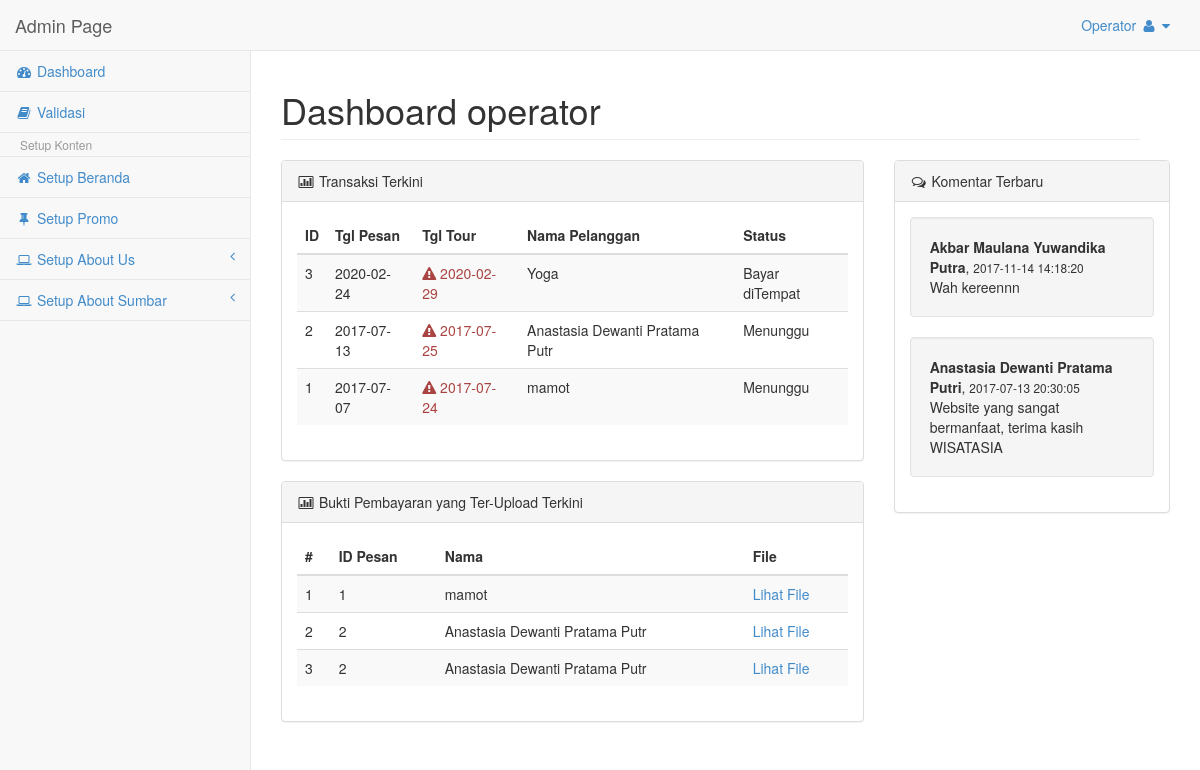
Page /Admin/home.php (signed in) on the committed database.
### tables this page shows
CREATE TABLE IF NOT EXISTS `tbl_pesan` (
  `id_pesan` int(11) NOT NULL AUTO_INCREMENT,
  `id_user` int(11) NOT NULL,
  `id_paket` int(11) NOT NULL,
  `id_hotel` int(11) NOT NULL,
  `tgl_pesan` date NOT NULL,
  `tgl_tour` date NOT NULL,
  `status` char(2) NOT NULL DEFAULT 'S1',
  PRIMARY KEY (`id_pesan`)
);

CREATE TABLE IF NOT EXISTS `tbl_user` (
  `id_user` int(11) NOT NULL AUTO_INCREMENT,
  `nama_user` varchar(30) NOT NULL,
  `email_user` varchar(50) NOT NULL,
  `tipe_id` varchar(20) NOT NULL,
  `no_id` varchar(30) NOT NULL,
  `no_hp` varchar(14) NOT NULL,
  `no_rek` varchar(50) NOT NULL,
  `nama_rek` varchar(50) NOT NULL,
  `username` varchar(30) NOT NULL,
  `password` varchar(12) NOT NULL,
  `tgl_lahir` varchar(30) NOT NULL,
  `jekel` varchar(1) NOT NULL,
  `alamat` text NOT NULL,
  PRIMARY KEY (`id_user`),
  KEY `id_user` (`id_user`)
);

CREATE TABLE IF NOT EXISTS `tbl_bukti` (
  `id_bukti` int(11) NOT NULL AUTO_INCREMENT,
  `id_pesan` int(11) NOT NULL,
  `file` text NOT NULL,
  PRIMARY KEY (`id_bukti`)
);

CREATE TABLE IF NOT EXISTS `komentar` (
  `id_komentar` int(11) NOT NULL AUTO_INCREMENT,
  `nama` varchar(50) NOT NULL,
  `komentar` text NOT NULL,
  `waktu` datetime NOT NULL,
  PRIMARY KEY (`id_komentar`)
);

### Admin/home.php (the view, shortened to what this page needs)
<?php session_start();
if(isset($_SESSION['user_admin'])){
	$level		=$_SESSION['level'];
?>
<!DOCTYPE html>
<html>
<head>
    <link href="css/bootstrap.min.css" rel="stylesheet">
    <link href="font-awesome/css/font-awesome.css" rel="stylesheet">
    <link href="css/plugins/morris/morris-0.4.3.min.css" rel="stylesheet">
    <link href="css/plugins/timeline/timeline.css" rel="stylesheet">
    <link href="css/sb-admin.css" rel="stylesheet">
</head>
<body>
    <div id="wrapper">
		<?php
			if($level=='admin'){
				include"nav.php";
			}else if($level=='operator'){
				include"nav_operator.php";
			}else{
				echo "Anda tidak punya hak access!! Hayoo!! Siapa Anda??";
			}
		?>
        <div id="page-wrapper">
        	<div class="row col-lg-12">
            	<h1 class="page-header">Dashboard <?php echo $level; ?></h1>
            </div>
            <div class="row">
            <div class="col-lg-8">
            <div class="panel panel-default">
            	<div class="panel-heading">
                	<i class="fa fa-bar-chart-o fa-fw"></i> Transaksi Terkini
                </div>
                <div class="panel-body">
                	<div class="table-responsive">
                        <table class="table table-hover table-striped" id="dataTables-transaksi">
                            <thead>
                                <tr>
                                    <th class="text-left">ID</th>
                                    <th class="text-left">Tgl Pesan</th>
                                    <th class="text-left">Tgl Tour</th>
                                    <th class="text-left">Nama Pelanggan</th>
                                    <th class="text-left">Status</th>
                                </tr>
                            </thead>
                            <tbody>
                            <?php
                                $comot=mysql_query("SELECT * FROM tbl_pesan, tbl_paket, tbl_hotel, tbl_user WHERE tbl_pesan.id_user=tbl_user.id_user AND tbl_pesan.id_paket=tbl_paket.id_paket AND tbl_pesan.id_hotel=tbl_hotel.id_hotel ORDER BY tgl_pesan DESC LIMIT 5");
                                while($isi_tbl=mysql_fetch_array($comot))
                                {
                                $total_harga	=$isi_tbl['harga_paket']+$isi_tbl['harga'];
                                $now= date("Y-m-d");
                            ?>
                                <tr>
                                    <td><?php echo $isi_tbl['id_pesan'] ?></td>
                                    <td><?php echo $isi_tbl['tgl_pesan']; ?></td>
                                    <td><?php
                                    if($isi_tbl['tgl_tour']<$now){
                                        $txtS="Kadaluarsa!!";
                                        echo "<div class='tooltip-demo'><span data-toggle='tooltip' data-placement='top' title='".$txtS."'><div class='text-danger'><i class='fa fa-warning'></i>&nbsp".$isi_tbl['tgl_tour']."</div></span></div>";
                                    }else{
                                        echo $isi_tbl['tgl_tour'];
                                    }?></td>
                                    <td><?php echo $isi_tbl['nama_user']; ?></td>
                                    <td><div class="tooltip-demo"><span data-toggle="tooltip" data-placement="top"
                                        title="Total Harga <?php echo $total_harga; ?> IDR">
                                        <?php
                                        if($isi_tbl['status']=='S1'){
                                            $stat="Menunggu";
                                        }else if($isi_tbl['status']=='S2'){
                                            $stat="Lunas";
                                        }else if($isi_tbl['status']=='S3'){
                                            $stat="Bayar diTempat";
                                        }else if($isi_tbl['status']=='S4'){
                                            $stat="Telah Tour";
                                        }else{
                                            $stat="";
                                        }
                                        echo $stat;
                                        ?></span></div>
                                    </td>
                                </tr>
                            <?php
                                }
                            ?>
                            </tbody>
                        </table>
                	</div>
                </div>
            </div>
			<div class="panel panel-default">
            	<div class="panel-heading">
                	<i class="fa fa-bar-chart-o fa-fw"></i> Bukti Pembayaran yang Ter-Upload Terkini
                </div>
                <div class="panel-body">
                	<div class="table-responsive">
                        <table class="table table-hover table-striped" id="dataTables-transaksi">
                            <thead>
                                <tr>
                                    <th class="text-left">#</th>
                                    <th class="text-left">ID Pesan</th>
                                    <th class="text-left">Nama</th>
                                    <th class="text-left">File</th>
                                </tr>
                            </thead>
                            <tbody>
                            <?php
								$no=1;
                                $comot_bukti=mysql_query("SELECT * FROM tbl_bukti, tbl_pesan, tbl_user WHERE
													tbl_bukti.id_pesan	= tbl_pesan.id_pesan AND
													tbl_pesan.id_user	= tbl_user.id_user");
                                while($isi_bukti=mysql_fetch_array($comot_bukti)) {
                            ?>
                                <tr>
                                    <td><?php echo $no++ ?></td>
                                    <td><?php echo $isi_bukti['id_pesan']; ?></td>
                                    <td><?php echo $isi_bukti['nama_user']; ?></td>
                                    <td><a href="../images/<?php echo $isi_bukti['file'];?>" target="_blank">Lihat File</a></td>
                                </tr>
                            <?php
                                }
                            ?>
                            </tbody>
                        </table>
                	</div>
                </div>
            </div>
            </div>
            <div class="col-lg-4">
            <div class="panel panel-default">
            	<div class="panel-heading">
                	<i class="fa fa-comments-o fa-fw"></i> Komentar Terbaru
                </div>
                <div class="panel-body">
                   	<?php
					$comot_comen=mysql_query("SELECT * FROM komentar ORDER BY waktu DESC LIMIT 3");
					while($isi_comen=mysql_fetch_array($comot_comen))
					{ ?>
					<div class="well">
						<b><?php echo $isi_comen['nama']; ?></b>, <small><?php echo $isi_comen['waktu']; ?></small><br />
						<?php echo $isi_comen['komentar']; ?>
					</div>
					<?php
              		 }?>
                </div>
            </div>
            </div>
			<div class="col-lg-8">
            </div>
            </div>
        </div>
    </div>
</body>
</html>
<?php
}else{
	session_destroy();
	header('Location:index.php?status=Silahkan Login');
}
?>

### Admin/nav_operator.php (shortened to what this page needs)
<?php
	$username=$_SESSION['user_admin'];
	$comot_admin=mysql_query("select nama from tbl_admin where user_admin='$username'");
	$ngisi_admin=mysql_fetch_array($comot_admin);
?>
<nav class="navbar navbar-default navbar-fixed-top" role="navigation" style="margin-bottom: 0">
    <div class="navbar-header">
        <a class="navbar-brand" href="home.php">Admin Page</a>
    </div>
    <ul class="nav navbar-top-links navbar-right">
        <li class="dropdown">
            <a class="dropdown-toggle" data-toggle="dropdown" href="#"><?php echo $ngisi_admin['nama']; ?>
                <i class="fa fa-user fa-fw"></i>  <i class="fa fa-caret-down"></i>
            </a>
        </li>
    </ul>
    <div class="navbar-default navbar-static-side" role="navigation">
        <div class="sidebar-collapse">
            <ul class="nav" id="side-menu">
                <li><a href="home.php"><i class="fa fa-dashboard fa-fw"></i> Dashboard</a></li>
                <li><a href="cekTransaksi.php"><i class="fa fa-book fa-fw"></i> Validasi</a>
                <li class="dropdown-header">Setup Konten</li>
                <li><a href="setupBeranda.php"><i class="fa fa-home fa-fw"></i> Setup Beranda</a>
                <li><a href="setupSlider.php"><i class="fa fa-thumb-tack fa-fw"></i> Setup Promo</a>
                <li>
                    <a href="#"><i class="fa fa-laptop fa-fw"></i> Setup About Us<span class="fa arrow"></span></a>
                </li>
                <li>
                    <a href="#"><i class="fa fa-laptop fa-fw"></i> Setup About Sumbar<span class="fa arrow"></span></a>
                </li>
            </ul>
        </div>
    </div>
</nav>

### Admin/css/sb-admin.css (style rules this page uses)
body { background-color: #f8f8f8; padding-top: 100px; }
@media (min-width:768px) { body { padding-top: 50px; } }
#wrapper { width: 100%; }
#page-wrapper { padding: 0 15px; min-height: 568px; background-color: #fff; }
@media (min-width:768px) { #page-wrapper { position: inherit; margin: 0 0 0 250px; padding: 0 30px; min-height: 1300px; border-left: 1px solid #e7e7e7; } }
.navbar-static-side ul li { border-bottom: 1px solid #e7e7e7; }
.navbar-top-links li { display: inline-block; }
.navbar-top-links li:last-child { margin-right: 15px; }
.navbar-top-links li a { padding: 15px; min-height: 50px; }
.arrow { float: right; }
.fa.arrow:before { content: "\f104"; }
@media (min-width:768px) { .navbar-static-side { z-index: 1; position: absolute; width: 250px; margin-top: 51px; } }

### rows in the picture
tbl_pesan: id_pesan "3", tgl_pesan "2020-02-24", tgl_tour "2020-02-29", id_user.nama_user "Yoga", status "Bayar diTempat"
tbl_pesan: id_pesan "2", tgl_pesan "2017-07-13", tgl_tour "2017-07-25", id_user.nama_user "Anastasia Dewanti Pratama Putr", status "Menunggu"
tbl_pesan: id_pesan "1", tgl_pesan "2017-07-07", tgl_tour "2017-07-24", id_user.nama_user "mamot", status "Menunggu"
tbl_bukti: id_pesan.id_pesan "1", tbl_user.nama_user "mamot"
tbl_bukti: id_pesan.id_pesan "2", tbl_user.nama_user "Anastasia Dewanti Pratama Putr"
tbl_bukti: id_pesan.id_pesan "2", tbl_user.nama_user "Anastasia Dewanti Pratama Putr"
komentar: nama "Akbar Maulana Yuwandika Putra", waktu "2017-11-14 14:18:20", komentar "Wah kereennn"
komentar: nama "Anastasia Dewanti Pratama Putri", waktu "2017-07-13 20:30:05", komentar "Website yang sangat bermanfaat, terima kasih WISATASIA"

### other values in the picture
$ngisi_admin['nama'] "Operator"
$level "operator"
